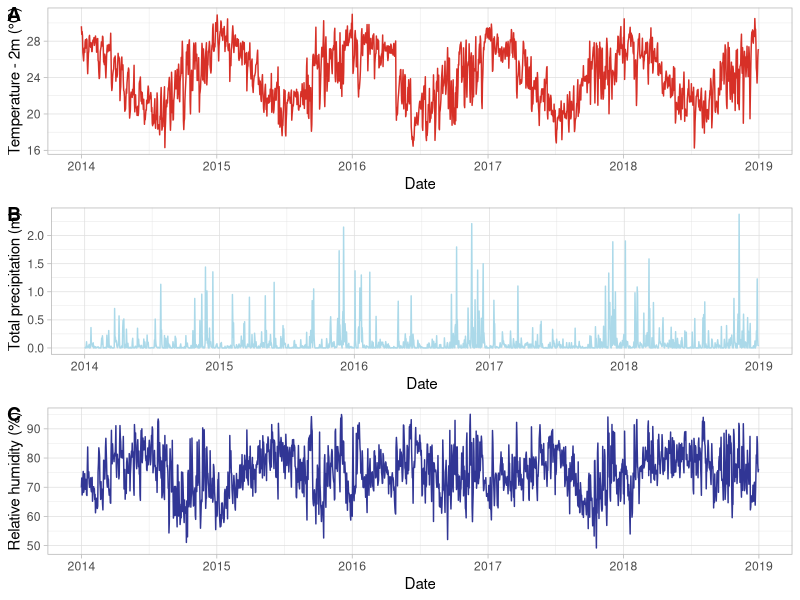

Write R code to recreate this figure.
library(lubridate)
library(ggplot2)
library(dplyr)
library(cowplot)

df <- read.csv("RJ_state_weather_data_daily_2014_2018.csv",
               header=T,as.is = T)
head(df)

df$Date <- as.Date(df$Date)
is.Date(df$Date)

p1 <- ggplot(data = df,aes(x=Date,y=t2m)) + 
  geom_line(color="#d73027") +
  theme_light() +
  ylab(label = "Temperature - 2m (°C)") +
  scale_x_date(date_labels = "%Y",date_breaks = "1 year")
#p1

p2 <- ggplot(data = df,aes(x=Date,y=tp)) + 
  geom_line(color="#abd9e9") +
  theme_light()+
  ylab(label = "Total precipitation (m)") +
  scale_x_date(date_labels = "%Y",date_breaks = "1 year")

p3 <- ggplot(data = df,aes(x=Date,y=RH)) + 
  geom_line(color="#313695") +
  theme_light()+
  ylab(label = "Relative humidity (%)") +
  scale_x_date(date_labels = "%Y",date_breaks = "1 year")

p_merged<-plot_grid(p1,p2,p3,
                    labels=c("A","B","C"),
                    ncol=1)
p_merged